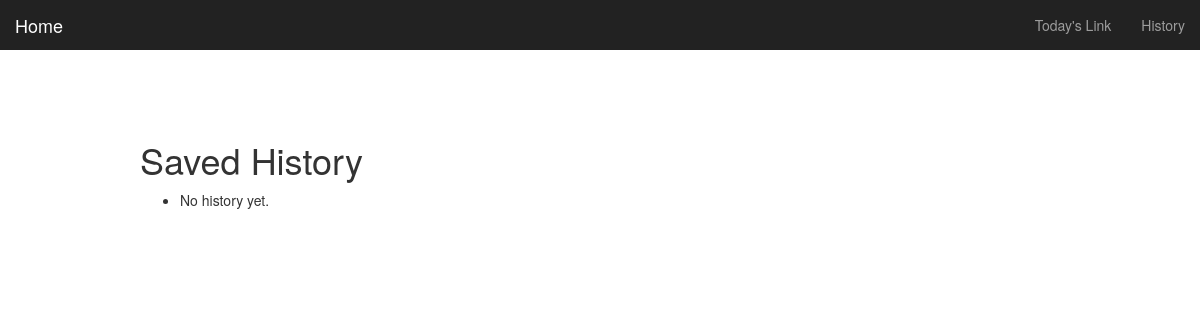
/random_links/ (signed in), run on an earlier commit of the app's database.
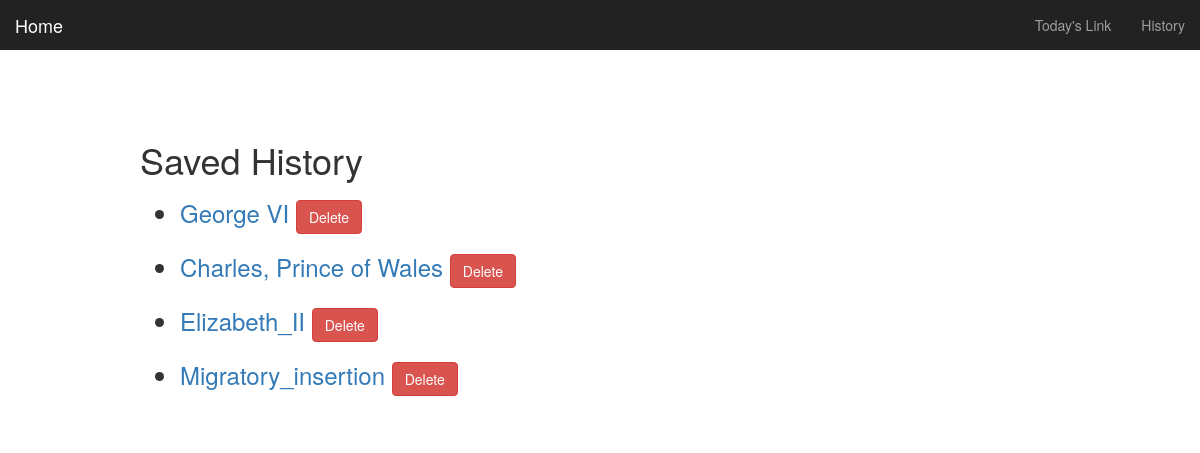
And on a later commit of the database.
### random_links/models.py (models this page shows)
class Random_Link(models.Model):
    user = models.ForeignKey(User, related_name="random_links")
    title = models.CharField(max_length=255)
    url = models.URLField(unique=True)
    created_at = models.DateTimeField(auto_now_add=True)
    def __str__(self):
        return self.title
    class Meta:
        unique_together= ["user", "url"]

### random_links/views.py (the view)
class RandomLinksListView(LoginRequiredMixin, generic.ListView ):
    context_object_name = "links"
    model= models.Random_Link
    template_name = "random_links/random_links_list.html"
    login_url = 'login'

### random_links/templates/random_links/random_links_list.html
{% extends "layout.html" %}
{% load static from staticfiles %}
{% block body_content %}
<h1>
	Saved History
</h1>
<ul>
	{% for link in links %}
	<h3>
		<li><a href="{{link.url}}" target="_blank">{{ link }}</a>
			<a href="{% url 'random_links:delete' pk=link.pk %}" class="btn btn-danger">Delete</a>
		</li>
	</h3>
{% empty %}
    <li>No history yet.</li>
{% endfor %}
</ul>
{% endblock %}

### templates/layout.html (shortened to what this page needs)
{% load static from staticfiles %}
<!DOCTYPE html>
<html lang="en">
    <head>
        {% load static from staticfiles %}
        <link rel="stylesheet" href="https://maxcdn.bootstrapcdn.com/bootstrap/3.3.6/css/bootstrap.min.css">
        <link rel="stylesheet" href="{% static 'css/layout.css' %}">
    </head>
    <body>
        <nav class="navbar navbar-inverse navbar-fixed-top">
            <div class="container-fluid">
                <div class="navbar-header">
                    <a class="navbar-brand" href="{% url 'home' %}">Home</a>
                </div>
                <div id="navbar" class="navbar-collapse collapse">
                    <ul class="nav navbar-nav navbar-right">
						<li><a href="{% url 'random_links:detail' %}">Today's Link</a></li>
                        <li><a href="{% url 'random_links:list' %}">History</a></li>
                    </ul>
                </div>
            </div>
        </nav>
        <div class="container-fluid">
            <div class="row">
                <div class="col-sm-20 col-sm-offset-10 col-md-10 col-md-offset-1 main">
                    {% block body_content %}{% endblock %}
                </div>
            </div>
        </div>
     </body>
</html>

### assets/css/layout.css (style rules this page uses)
body { padding-top: 100px; }
.navbar-fixed-top { border: 0; }
.main { padding: 20px; }
@media (min-width: 768px) { .main { padding-right: 40px; padding-left: 40px; } }

What changed in the data, as far as the page shows it:
added Random_Link: title "George VI"
added Random_Link: title "Charles, Prince of Wales"
added Random_Link: title "Elizabeth_II"
added Random_Link: title "Migratory_insertion"
Also different on the page:
text no longer shown: "No history yet."
